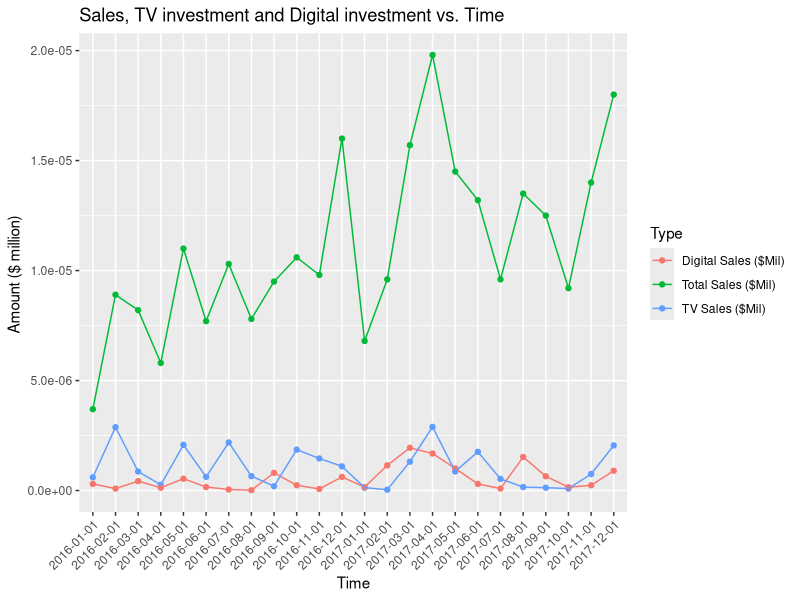

Source code (R): (Note: this script raises an error after producing the figure.)
## ---- chunk 1
list.of.packages <- c("readxl", "tidyverse", "GGally")
new.packages <- list.of.packages[!(list.of.packages %in% installed.packages()[,"Package"])]
if(length(new.packages)) install.packages(new.packages)

library(readxl)
library(tidyverse)
library(GGally)
## ---- chunk 2
require("knitr")
opts_knit$set(root.dir = "outputs/")
## ---- chunk 3
salesData = read_excel("data/toy_sales_data.xlsx", sheet=1)
attach(salesData)

# Clean up the labels and scale the values for nice plotting
salesData <- salesData %>% 
  mutate(digital_spend = digital_spend/10^6) %>% 
  mutate(sales = sales/10^6) %>% 
  mutate(tv_spend = tv_spend/10^6) %>% 
  rename(`Digital Sales ($Mil)` = digital_spend) %>%
  rename(`Total Sales ($Mil)` = sales) %>%
  rename(`TV Sales ($Mil)` = tv_spend)
## ---- chunk 4
tidySales = gather(salesData,  "Type", "Amount", 2:4)

ggplot(data= tidySales, aes(x=factor(month), y=Amount/10^6, colour=Type, group=Type))+
  geom_point()+
  geom_line()+
  ggtitle("Sales, TV investment and Digital investment vs. Time")+
  xlab("Time")+
  ylab("Amount ($ million) ") + 
  theme(axis.text.x = element_text(angle = 45, hjust = 1))
## ---- chunk 5
features <- c("Digital Sales ($Mil)", "Total Sales ($Mil)", "TV Sales ($Mil)")
    
lowerTriangleFunction <- function(data, mapping, ...){
  p <- ggplot(data = data, mapping = mapping) + 
    geom_point(alpha = 0.4) + 
    geom_smooth(method=lm, fill="blue", color="blue", se = FALSE, ...)
  p
}

currentTriangleFunction <- function(data, mapping, color = I("grey50"), sizeRange = c(3, 5), ...) {
  
  # get the x and y data to use the other code
  x <- eval(mapping$x, data)
  y <- eval(mapping$y, data)
  
  ct <- cor.test(x,y)
  sig <- symnum(
    ct$p.value, 
    corr = FALSE, 
    na = FALSE,
    cutpoints = c(0, 0.05, 0.1, 1),
    symbols = c("p-val < 0.05", ".", "p-val > 0.05")
  )
  
  r <- unname(ct$estimate)
  rt <- format(r, digits=2)[1]
  
  # since we can't print it to get the strsize, just use the max size range
  cex <- max(sizeRange)
  
  # helper function to calculate a useable size
  percent_of_range <- function(percent, range) {
    percent * diff(range) + min(range, na.rm = TRUE)
  }
  
  # plot the cor value
  ggally_text(
    label = as.character(rt), 
    mapping = aes(),
    xP = 0.5, yP = 0.5, 
    size = I(percent_of_range(cex * abs(r), sizeRange)),
    color = color,
    ...
  ) + 
    # add the sig stars
    geom_text(
      aes_string(
        x = 0.8,
        y = 0.8
      ),
      label = sig, 
      size = 3,
      color = color,
      ...
    ) + 
    # remove all the background stuff and wrap it with a dashed line
    theme_classic() + 
    theme(
      panel.background = element_rect(
        color = color, 
        linetype = "longdash"
      ), 
      axis.line = element_blank(), 
      axis.ticks = element_blank(), 
      axis.text.y = element_blank(), 
      axis.text.x = element_blank()
    )
}
    
ggpairs(salesData %>% 
          select(features),
        columns = features, 
        lower = list(continuous = lowerTriangleFunction), 
        upper = list(continuous = currentTriangleFunction)
        )
## ---- chunk 6
#fitting a linear regression model to the data: use all data points
salesRegression = lm(sales ~ tv_spend + digital_spend + trend + xmas)

plot(salesRegression) #assumptions of linear regression appear to check out (random, normally dist errors)
summary(salesRegression)
## ---- chunk 7
logSalesRegression = lm(log(sales) ~ tv_spend + digital_spend + trend + xmas)
summary(logSalesRegression)
## ---- chunk 8
ROI = (2.026-1)/1*100   #102.6%
## ---- chunk 9
plannedData = read_excel("data/toy_sales_data.xlsx", sheet=2)
plannedData$trend = c(25,26,27)  #continue the trend variable for the following months
plannedData$xmas = c(0,0,0)      #none of the prediction dates are xmas
predict.lm(salesRegression, plannedData)   #predicted sales
